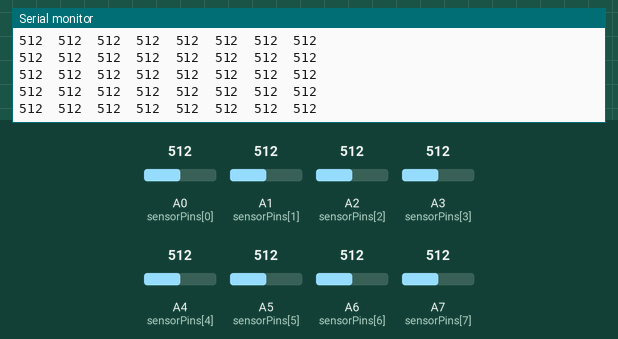
A sketch run on a simulated Arduino Nano Every. Parts: the last lines printed to the serial monitor. The inputs (shaded band) are chosen by the test bench; at power-on: A0 (sensorPins[0]) = 512, A1 (sensorPins[1]) = 512, A2 (sensorPins[2]) = 512, A3 (sensorPins[3]) = 512, A4 (sensorPins[4]) = 512, A5 (sensorPins[5]) = 512, A6 (sensorPins[6]) = 512, A7 (sensorPins[7]) = 512.

Above: at 1.2 s.
1.3 s: A0 (sensorPins[0]) set to 716
At 1.32 s:
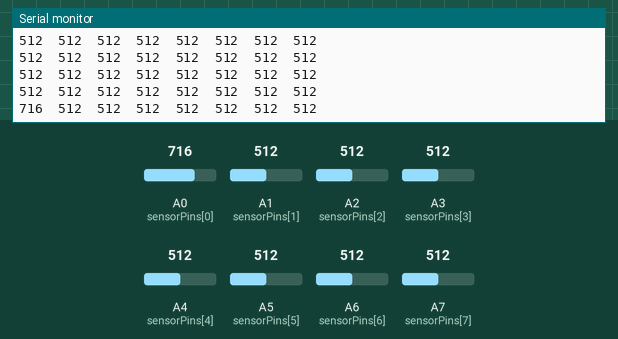
2.8 s: A1 (sensorPins[1]) set to 716
At 2.84 s:
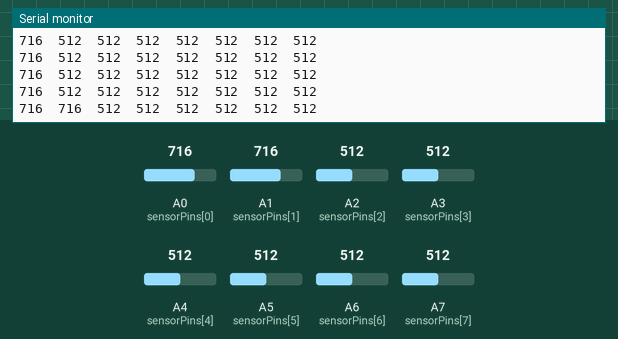
4.3 s: A2 (sensorPins[2]) set to 716
At 4.35 s:
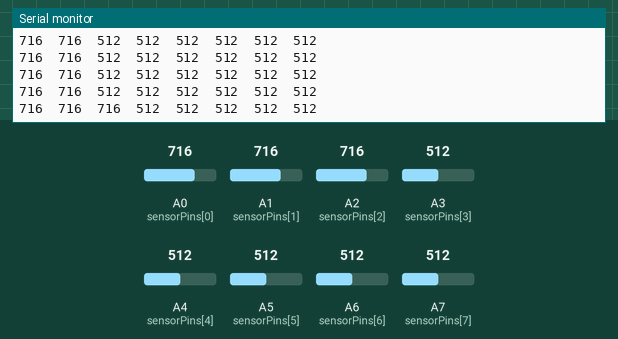
5.8 s: A3 (sensorPins[3]) set to 716
At 5.87 s:
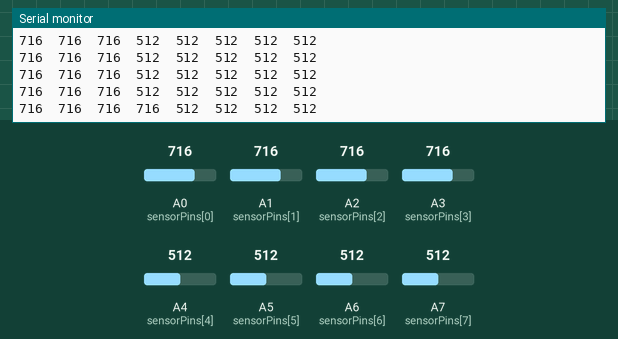
7.3 s: A4 (sensorPins[4]) set to 716
At 7.39 s:
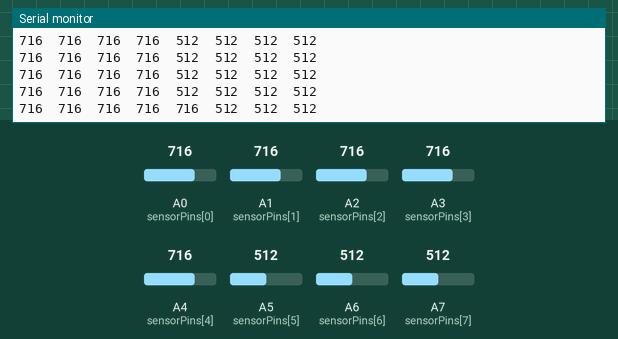
8.8 s: A5 (sensorPins[5]) set to 716
At 8.8 s:
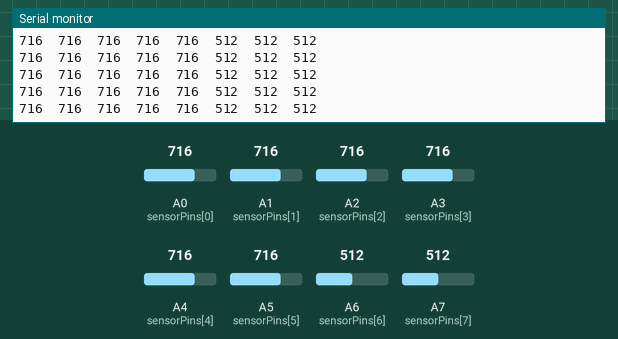

Measured:
- after the input at 1.3 s, the serial monitor: prints a new line at once (image 1)
- after the input at 2.8 s, the serial monitor: prints a new line at once (image 2)
- after the input at 4.3 s, the serial monitor: prints a new line after 0.05 s (image 3)
- after the input at 5.8 s, the serial monitor: prints a new line after 0.07 s (image 4)
- after the input at 7.3 s, the serial monitor: prints a new line after 0.08 s (image 5)

The sketch:

sensoren-poc.ino
```cpp
// Sensoren proof of concept: QTR-8A op Arduino Nano Every
// Alle sensoren worden onafhankelijk uitgelezen als ruwe ADC-waarde (0 - 1023).
// Geen calibratie, normalisatie of interpolatie.

const uint8_t NUM_SENSORS = 8;   // minimaal 6 vereist
const uint8_t sensorPins[NUM_SENSORS] = {A0, A1, A2, A3, A4, A5, A6, A7};
int values[NUM_SENSORS];

void setup() {
  Serial.begin(115200);
  // ADC-referentie blijft standaard (VDD = 5 V).
  // De sensor wordt ook op 5 V gevoed, dus het volledige bereik 0 - 1023 is bruikbaar.

  Serial.println("S1\tS2\tS3\tS4\tS5\tS6\tS7\tS8");
}

void loop() {
  for (uint8_t i = 0; i < NUM_SENSORS; i++) {
    values[i] = analogRead(sensorPins[i]);
  }

  for (uint8_t i = 0; i < NUM_SENSORS; i++) {
    Serial.print(values[i]);
    Serial.print('\t');
  }
  Serial.println();

  delay(100);
}
```
